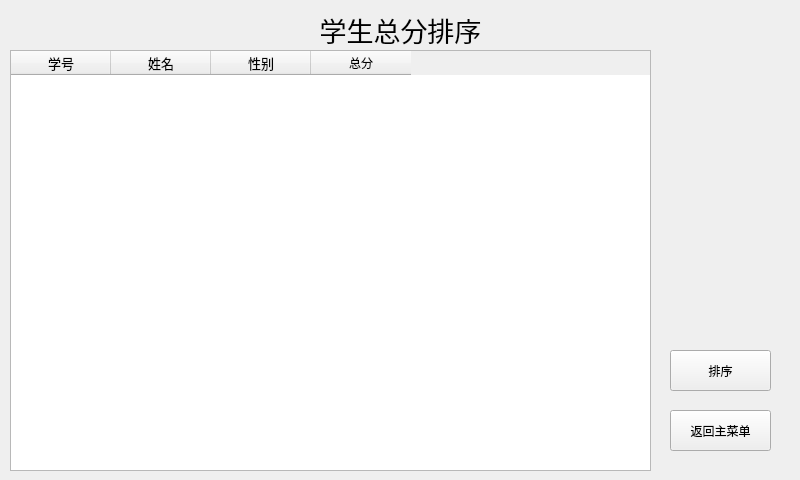
<?xml version="1.0" encoding="UTF-8"?>
<ui version="4.0">
 <class>SortWidget</class>
 <widget class="QWidget" name="SortWidget">
  <property name="geometry">
   <rect>
    <x>0</x>
    <y>0</y>
    <width>800</width>
    <height>480</height>
   </rect>
  </property>
  <property name="windowTitle">
   <string>Form</string>
  </property>
  <widget class="QPushButton" name="returnButton">
   <property name="geometry">
    <rect>
     <x>670</x>
     <y>410</y>
     <width>101</width>
     <height>41</height>
    </rect>
   </property>
   <property name="text">
    <string>返回主菜单</string>
   </property>
  </widget>
  <widget class="QLabel" name="label">
   <property name="geometry">
    <rect>
     <x>230</x>
     <y>10</y>
     <width>341</width>
     <height>41</height>
    </rect>
   </property>
   <property name="text">
    <string>&lt;html&gt;&lt;head/&gt;&lt;body&gt;&lt;p align=&quot;center&quot;&gt;&lt;span style=&quot; font-size:20pt;&quot;&gt;学生总分排序&lt;/span&gt;&lt;/p&gt;&lt;/body&gt;&lt;/html&gt;</string>
   </property>
  </widget>
  <widget class="QPushButton" name="sortButton">
   <property name="geometry">
    <rect>
     <x>670</x>
     <y>350</y>
     <width>101</width>
     <height>41</height>
    </rect>
   </property>
   <property name="text">
    <string>排序</string>
   </property>
  </widget>
  <widget class="QTableWidget" name="tableWidget">
   <property name="geometry">
    <rect>
     <x>10</x>
     <y>50</y>
     <width>641</width>
     <height>421</height>
    </rect>
   </property>
   <column>
    <property name="text">
     <string>学号</string>
    </property>
    <property name="font">
     <font>
      <pointsize>10</pointsize>
     </font>
    </property>
   </column>
   <column>
    <property name="text">
     <string>姓名</string>
    </property>
    <property name="font">
     <font>
      <pointsize>10</pointsize>
     </font>
    </property>
   </column>
   <column>
    <property name="text">
     <string>性别</string>
    </property>
    <property name="font">
     <font>
      <pointsize>10</pointsize>
     </font>
    </property>
   </column>
   <column>
    <property name="text">
     <string>总分</string>
    </property>
   </column>
  </widget>
 </widget>
 <resources/>
 <connections/>
</ui>
